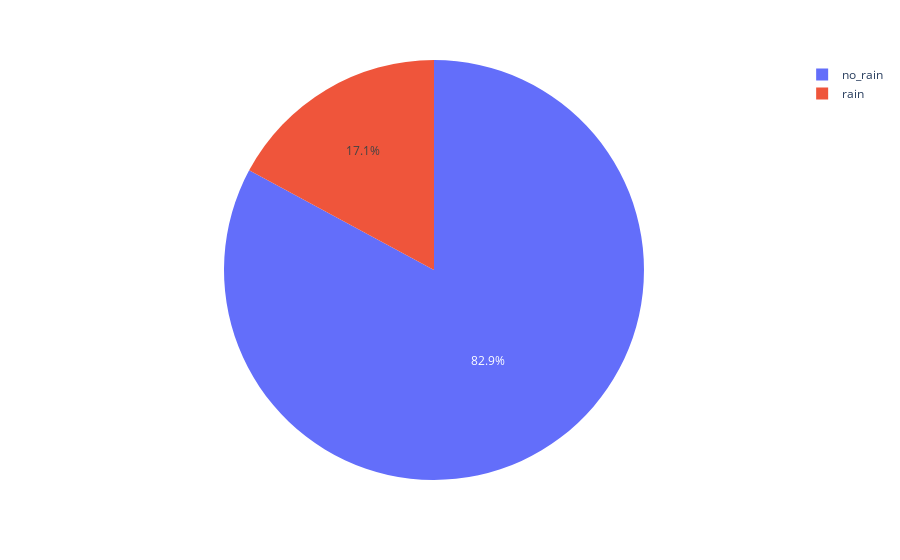

The notebook cell saved with this chart:
### Markdown cell above
## The plot shows that the hmidity in egypt has various values in all days {Min: 28.3 ,Max: 83.5}

### Code cell
import plotly.express as px
import pandas as pd

precip_counts = df['preciptype'].value_counts().reset_index()
precip_counts.columns = ['preciptype', 'count']

fig = px.pie(precip_counts, names='preciptype', values='count')
fig.show()

### Figure 1 — Plotly figure (JSON) as saved in the notebook; plotly's stock layout.template omitted (floating-point values rounded to 4 significant figures)
{"data": [{"domain": {"x": [0, 1], "y": [0, 1]}, "hovertemplate": "preciptype=%{label}<br>count=%{value}<extra></extra>", "labels": ["no_rain", "rain"], "legendgroup": "", "name": "", "showlegend": true, "type": "pie", "values": [624, 129]}], "layout": {"autosize": true, "legend": {"tracegroupgap": 0}, "margin": {"t": 60}}}
